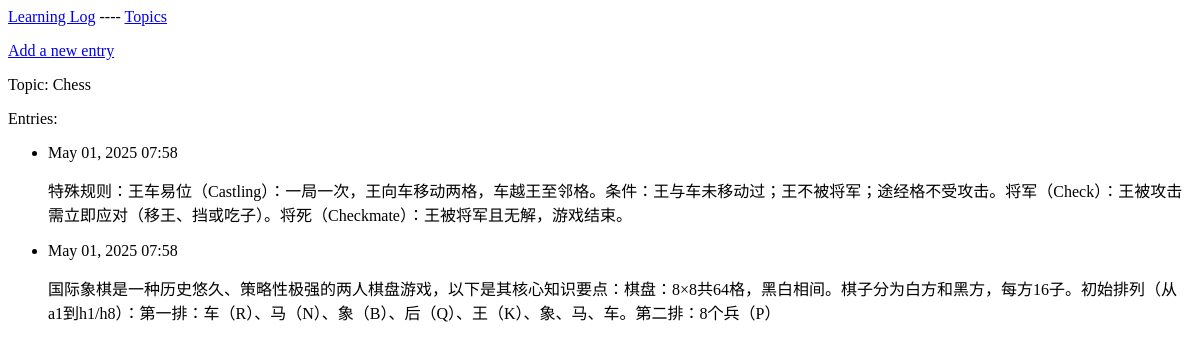
The app's page /topics/1/, older data.
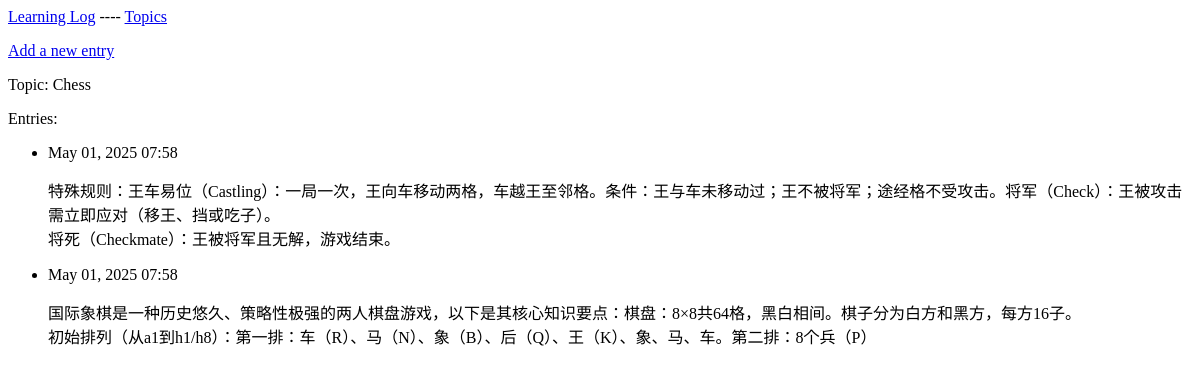
The same page, newer data.
### learning_logs/models.py (models this page shows, shortened)
class Topic(models.Model):
    text = models.CharField(max_length=200)
    create_date = models.DateTimeField(auto_now_add=True)

class Entry(models.Model):
    topic = models.ForeignKey(Topic, on_delete=models.CASCADE)
    text = models.TextField()
    create_date = models.DateTimeField(auto_now_add=True)
    class Meta:
        verbose_name_plural = 'entries'

### learning_logs/views.py (the view)
# urls.py: path('topics/<int:topic_id>/', views.topic, name='topic'),
def topic(request, topic_id):
	topic = Topic.objects.get(id=topic_id)
	entries = topic.entry_set.order_by('-create_date') # 减号表示降序排列
	context = {'topic': topic, 'entries': entries}
	return render(request, 'learning_logs/topic.html', context)

### learning_logs/templates/learning_logs/topic.html
{% extends 'learning_logs/base.html' %}
{% block content %}
<a href="{% url 'learning_logs:new_entry' topic.id %}">Add a new entry</a>
<p>Topic: {{topic.text}}</p>
<p>Entries:</p>
<ul>
	{% for entry in entries %}
	<li>
		<p>{{ entry.create_date|date:'M d, Y H:i' }}</p>
		<p>{{ entry.text|linebreaks }}</p>
	</li>
	{% empty %}
	<li>No entries available for this topic.</li>
	{% endfor %}
</ul>
{% endblock content %}

### learning_logs/templates/learning_logs/base.html
<p>
	<a href="{% url 'learning_logs:index' %}">Learning Log</a> ----
	<a href="{% url 'learning_logs:topics' %}">Topics</a>
</p>
{% block content %}{% endblock content %}

Row changes from the older to the newer data that the page shows:
changed Entry: text "特殊规则：王车易位（Castling）：一局一次，王向车移动两格，车越王至邻格。条件：王与车未移动过；王不被将军；途经格不受攻击。将军（Check）：王被攻击需立即应对（移王、挡或吃子）。将死（Checkmate）：王被将军且无解，游戏结束。" → "特殊规则：王车易位（Castling）：一局一次，王向车移动两格，车越王至邻格。条件：王与车未移动过；王不被将军；途经格不受攻击。将军（Check）：王被攻击需立即应对（移王、挡或吃子）。 将死（Checkmate）：王被将军且无解，游戏结束。"
changed Entry: text "国际象棋是一种历史悠久、策略性极强的两人棋盘游戏，以下是其核心知识要点：棋盘：8×8共64格，黑白相间。棋子分为白方和黑方，每方16子。初始排列（从a1到h1/h8）：第一排：车（R）、马（N）、象（B）、后（Q）、王（K）、象、马、车。第二排：8个兵（P）" → "国际象棋是一种历史悠久、策略性极强的两人棋盘游戏，以下是其核心知识要点：棋盘：8×8共64格，黑白相间。棋子分为白方和黑方，每方16子。 初始排列（从a1到h1/h8）：第一排：车（R）、马（N）、象（B）、后（Q）、王（K）、象、马、车。第二排：8个兵（P）"
